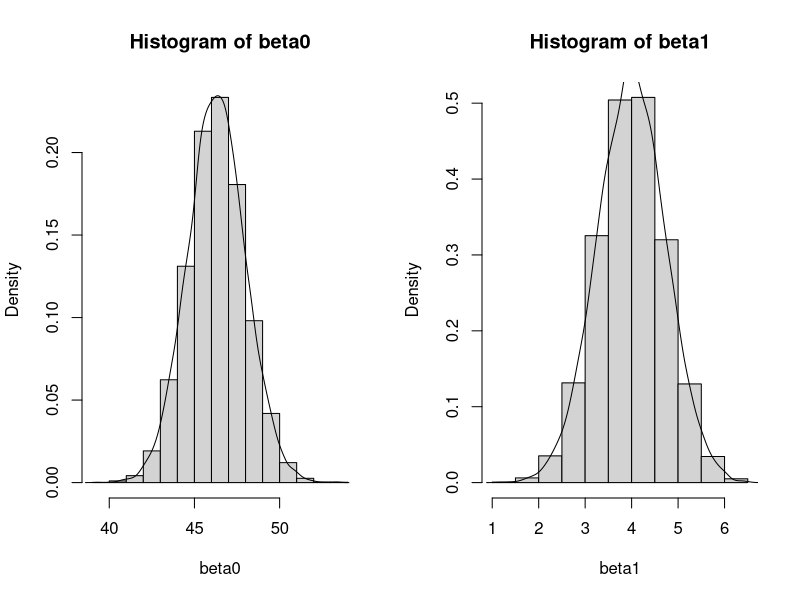

Recreate this plot in R. (Note: this script raises an error after producing the figure.)
## ---- chunk 1
set.seed(1004912785)
Vote = read.table("vote-1.txt", header=T)
X = Vote$growth
error = rnorm(16, 0, sd=3.9)
Y  = 46.3 +4*X +error
df = data.frame(Y,X)
fit = lm(Y~X, data=df)
beta = fit$coefficients
beta 
Y0 = 47.516039 + 0.1*3.731923
Y0
predict(fit,data.frame(X = 0.1))
Sxx = sum((X-mean(X))^2)
Y0 + c(-1,1)*qnorm(0.975)*sqrt(1/16 + (0.1-mean(X))^2/Sxx)*3.9
predict(fit, newdata = data.frame(X = 0.1), interval = "confidence")

## ---- chunk 2
beta0 = rep(0, 10000)
beta1 = rep(0, 10000)

set.seed(1004912785)

for(i in 1:10000){
error = rnorm(16, 0, sd=3.9)
Y  = 46.3 +4*X +error
df = data.frame(Y,X)
fit = lm(Y~X, data=df)
fit = lm(Y~X)
beta = fit$coefficients
beta0[i] = beta[1]
beta1[i] = beta[2]
}

par(mfrow=c(1, 2))
hist(beta0,freq = FALSE) # overlay hist with line
lines(density(beta0))
hist(beta1,freq = FALSE) 
lines(density(beta1))
result = c(mean(beta0),sd(beta0), mean(beta1), sd(beta1))
names(result) = c("Mean of Beta0", "SD of Beta0", "Mean of Beta1", "SD of Beta1")
result

Sxx = sum((X-mean(X))^2)
sd.beta0 = sqrt((1/16 + mean(X)^2/Sxx)*3.9^2)
sd.beta1 = sqrt(3.9^2/Sxx)
True.value = c(46.3, sd.beta0, 4, sd.beta1)
data.frame(True.value, result)
## ---- chunk 3
#Q1(c)
set.seed(1004912785)
count = 0
for(i in 1:10000){

Vote = read.table("vote-1.txt", header=T)
X = Vote$growth
error = rnorm(16, 0, sd=3.9)
Y  = 46.3 +4*X +error
df = data.frame(Y,X)
fit = lm(Y~X, data=df)

beta = fit$coefficients
Y0 = 47.516039 + 0.1*3.731923

Sxx = sum((X-mean(X))^2)

N = predict(fit, newdata = data.frame(X = 0.1), interval = "confidence")

L = N[2]
U = N[3]
if (L<=47.88923 && 47.88923 <= U )
{
  count = count+1
}
  
  
}
print('this is the proportion ')
print(count/10000)
## ---- chunk 4
x <- c(0:9)
y <- c(98, 135, 162, 178, 221, 232, 283, 300, 374, 395)
k2 = prod(y)^(1/10)
box_cox = function(lambda) {
  if (lambda == 0) {
    W = k2*log(y)
  }
  else {
    k1 = 1/(lambda*k2^(lambda-1))
    W = k1*((y^lambda)-1)
  }
  fit = lm(W~x)
  SSE = sum((fit$residuals)^2)
  SSE
  return(SSE)
}

lambda = optimize(box_cox,interval=c(-2,2))
lambda
library(MASS)
fit = lm(y~x)
result = boxcox(fit)
bilambda = result$x[which.max(result$y)]
bilambda
## ---- chunk 5
kidiq = read.csv("kidiq.csv", header=T)
fit = lm(kid.score~mom.iq,data=kidiq)
summary(fit)
n = dim(kidiq)[1]
beta = as.numeric(fit$coefficients)
Y0 = beta[1] + beta[2]*110
Sxx = sum((kidiq$mom.iq-mean(kidiq$mom.iq))^2)
SEY0 = sqrt(anova(fit)$`Mean Sq`[2]*(1/n + (110-mean(kidiq$mom.iq))^2/Sxx))
Y0 + c(-1, 1)*qt(0.975, n-2)*SEY0

predict(fit, newdata=data.frame(mom.iq=110), interval="confidence", level=0.95)

## ---- chunk 6
Spred = sqrt(anova(fit)$`Mean Sq`[2]*(1+ 1/n + (110-mean(kidiq$mom.iq))^2/Sxx))
Y0 + c(-1, 1)*qt(0.995, n-2)*Spred

predict(fit, newdata=data.frame(mom.iq=110), interval="predict", level=0.99)

## ---- chunk 7
plot(fit$fitted.values, fit$residuals, pch=20, cex=1.5, col="blue")
abline(c(0,0))
## ---- chunk 8
qqnorm(fit$residuals)
qqline(fit$residuals)
shapiro.test(fit$residuals)
## ---- chunk 9
library(lmtest)
bptest(fit)
## ---- chunk 10
result = boxcox(fit)
bilambda = result$x[which.max(result$y)]
bilambda
k2 = prod(kidiq$kid.score^(1/n))
k1 = 1/(bilambda*k2^(bilambda-1))
Y_star=k1*((kidiq$kid.score^bilambda)-1)
fit2 = lm(Y_star~mom.iq,data=kidiq)

qqnorm(fit2$residuals)
qqline(fit2$residuals)
shapiro.test(fit2$residuals)
bptest(fit2)
## ---- chunk 11
x = c(0, 1, 2, 4, 6, 15)
Y = matrix(c(2.3, 4.2, 5.2, 5.9, 6.3, 7.2),nrow = 6)
X = matrix(rep(1,6),nrow = 6)
X = cbind(X,x)
X
Y
## ---- chunk 12
Beta_hat = solve(t(X)%*%X)%*%t(X)%*%Y
Beta_hat
Y_hat = X%*%Beta_hat
Y_hat
residual = Y-Y_hat
residual
## ---- chunk 13
Var_hat_beta_hat = (sum(residual^2)/4)*solve(t(X)%*%X)
Var_hat_beta_hat
## ---- chunk 14
H = X%*%solve(t(X)%*%X)%*%t(X)
H
library(psych)
tr(H)
## ---- chunk 15
Var_hat_residual = (sum(residual^2)/4)*(diag(6)-H)
Var_hat_residual
plot(dpois(x=1:5,lambda=1))
1-ppois(3,lambda=1)
1-ppois(4,lambda=1)
1-ppois(2,lambda=1)
1-ppois(1,lambda=1)
(0.05-0.01898816)/(0.0803014-0.01898816)
1-ppois(2,lambda=1)-(1-ppois(3,lambda=1))
1-ppois(3,lambda=0.5)
(1-ppois(2,lambda=0.5))-(1-ppois(3,lambda=0.5))
0.001751623+0.01263606
1-0.01438768
